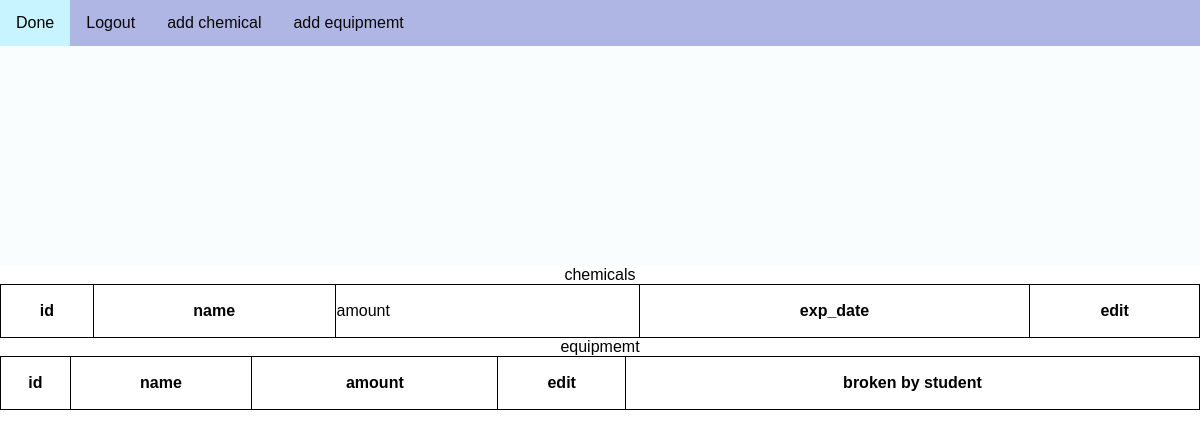
Before: /chem/edit (signed in) with the older database file.
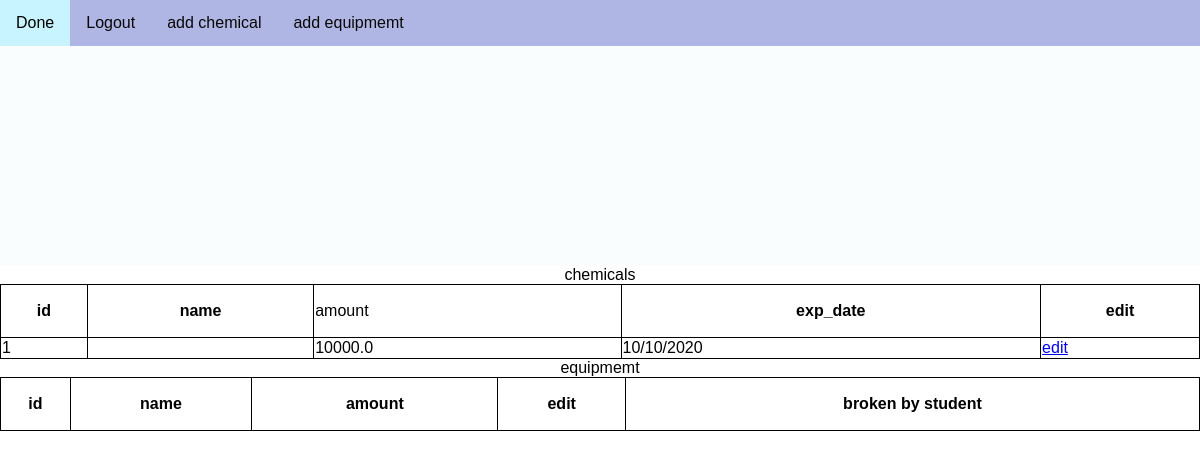
After: the same page with the newer database file.
### chem_lab/models.py (models this page shows)
class chem_con(models.Model):
    consumable_id = models.IntegerField(primary_key=True)
    chem_names = models.CharField(max_length=50)
    chem_amount = models.FloatField()
    exp_date = models.CharField(max_length=50)

### chem_lab/views.py (the view)
# urls.py: path('/edit', views.display, name="edit"),
def edit(request):
    if request.user.groups.filter(name__in=['chem_member']):
        items = chem_con.objects.all()
        loc = 'chemistry lab'
        items2=chem_eq.objects.all()
        return render(request,'chem_lab/edit.html',locals())

### chem_lab/templates/chem_lab/edit.html (shortened to what this page needs)
{% extends "base.html" %}
{% block content %}
<body>
<div class="topnav">
  <a href="/chem">Done</a>
    <a href="/logout">Logout</a>
     <a href="add_con">add chemical</a>
      <a href="add_eq">add equipmemt</a>
</div>
<div class="content" >
</div>
<table class = "table table-hover">
  <caption>chemicals</caption>
  <thead>
    <tr>
      <th>id</th>
      <th>name</th>
      <td>amount</td>
      <th>exp_date</th>
      <th>edit</th>
    </tr>
  </thead>
  <tbody>
    {% for item in items %}
      <tr>
        <td>{{item.consumable_id}}</td>
        <td>{{item.chem_name}}</td>
        <td>{{item.chem_amount}}</td>
        <td>{{item.exp_date}}</td>
        <td>
          <a href={% url 'chem_lab:editcon' item.consumable_id  %} class = "btn btn-warnning btn-sml" role = "button">edit</a>
        </td>
      </tr>
    {% endfor %}
  </tbody>
</table>
<table class="table table-hover">
  <caption>equipmemt</caption>
<thead>
<tr>
  <th>id</th>
  <th>name</th>
  <th>amount</th>
  <th>edit</th>
  <th>broken by student</th>
</tr>
</thead>
</table>
</body>
</html>
{% endblock content %}

### bio_lab/templates/base.html (shortened to what this page needs)
<!DOCTYPE html>
<html lang="en">
<head>
</head>
{% block content %}
{% endblock content %}

### bio_lab/templates/base.html (style rules this page uses)
table, td, th { border: 1px solid black; }
table { border-collapse: collapse; width: 100%; }
th { height: 50px; }
body { margin: 0; font-family: Arial, Helvetica, sans-serif; }
.topnav { overflow: hidden; background-color: #b0b6e3; }
.topnav a { float: left; display: block; color: #080808; text-align: center; padding: 14px 16px; text-decoration: none; }
.content { background-color: #fafdfe; padding: 10px; height: 200px; }

Changed rows visible on the page:
added chem_con: consumable_id "1", chem_amount "10000.0", exp_date "10/10/2020"
